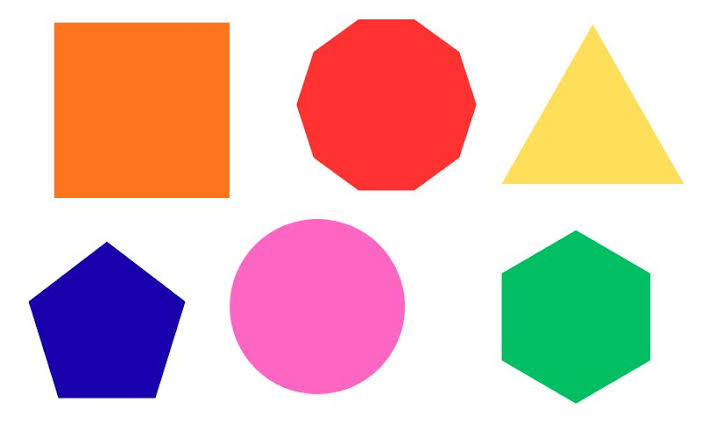
#> input picture imagen.bmp, 701 x 438 px
$ python main.py imagen.bmp
#> lines starting #> are read from the running program, lines starting #| are printed output that depends on the picture; after the words box and inside, x2 and y2 are one past the last pixel; in counts of white or black regions, pixels touching at a corner belong together
### Lector.py
import cv2

def cargar_imagen(ruta_imagen):
#> called with ruta_imagen = 'imagen.bmp'
    imagen = cv2.imread(ruta_imagen, 1)
#> imagen is the input picture: shape (438, 701, 3); mean B, G, R 189.3, 193.2, 225.7
    if imagen is None:
        raise FileNotFoundError(f"Error: No se pudo cargar la imagen '{ruta_imagen}'. Verifica la ruta y que sea .bmp")
    return imagen

def convertir_a_grises(imagen_color):
    return cv2.cvtColor(imagen_color, cv2.COLOR_BGR2GRAY)
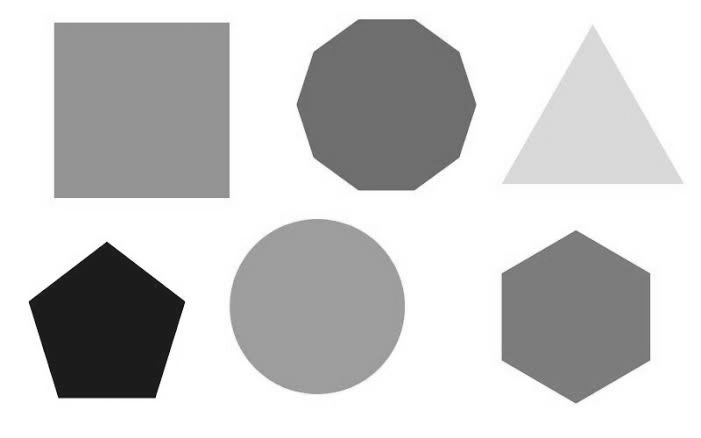
#> returned value: shape (438, 701); min 12, max 255, mean 202.5

def rgb_a_hexadecimal(red, green, blue):
    # Se añade .upper() para que el formato hexadecimal se vea más limpio (ej. #FF0000)
    return "#{:02x}{:02x}{:02x}".format(red, green, blue).upper()

### main.py
import cv2
import sys
from Lector import cargar_imagen, convertir_a_grises
from Array import analizar_arreglo_figuras

def procesar_imagen(ruta_imagen):
    try:
        imagen = cargar_imagen(ruta_imagen)
    except FileNotFoundError as e:
        print(e)
        return

    gris = convertir_a_grises(imagen)
    _, binarizada = cv2.threshold(gris, 240, 255, cv2.THRESH_BINARY_INV)
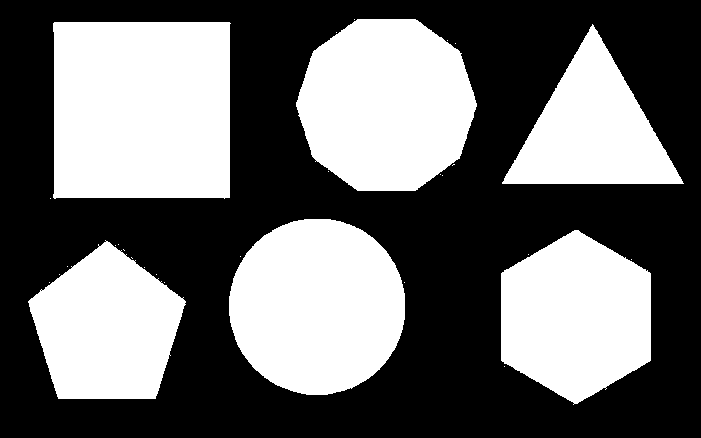
#> binarizada: shape (438, 701); 42.8% white; 30 white regions (24 under 20 px)
    contornos, _ = cv2.findContours(binarizada, cv2.RETR_EXTERNAL, cv2.CHAIN_APPROX_SIMPLE)
#> contornos = 30 contours, 24 with area under 20; largest, box (x1, y1, x2, y2) and area: (53, 22, 231, 199) 30642, (229, 219, 405, 395) 24229, (296, 19, 477, 191) 23962, (501, 230, 651, 405) 19503, (28, 240, 186, 399) 17106, (502, 24, 684, 184) 14430

    analizar_arreglo_figuras(contornos, imagen)
#> (this line was passed over: Array is not available in this run)

if __name__ == "__main__":
    if len(sys.argv) != 2:
        print("Uso incorrecto. Ejecuta:")
        print("python main.py ruta_de_la_imagen.bmp")
    else:
        ruta = sys.argv[1]
        procesar_imagen(ruta)
